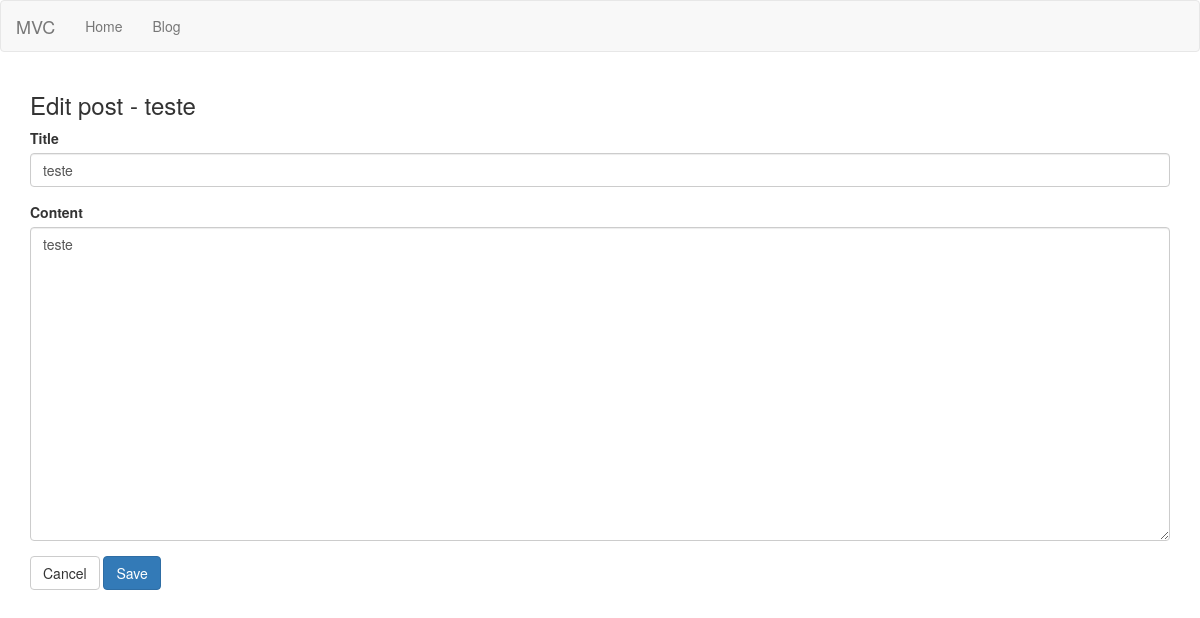
/posts/1/edit, run on an earlier commit of the app's database.
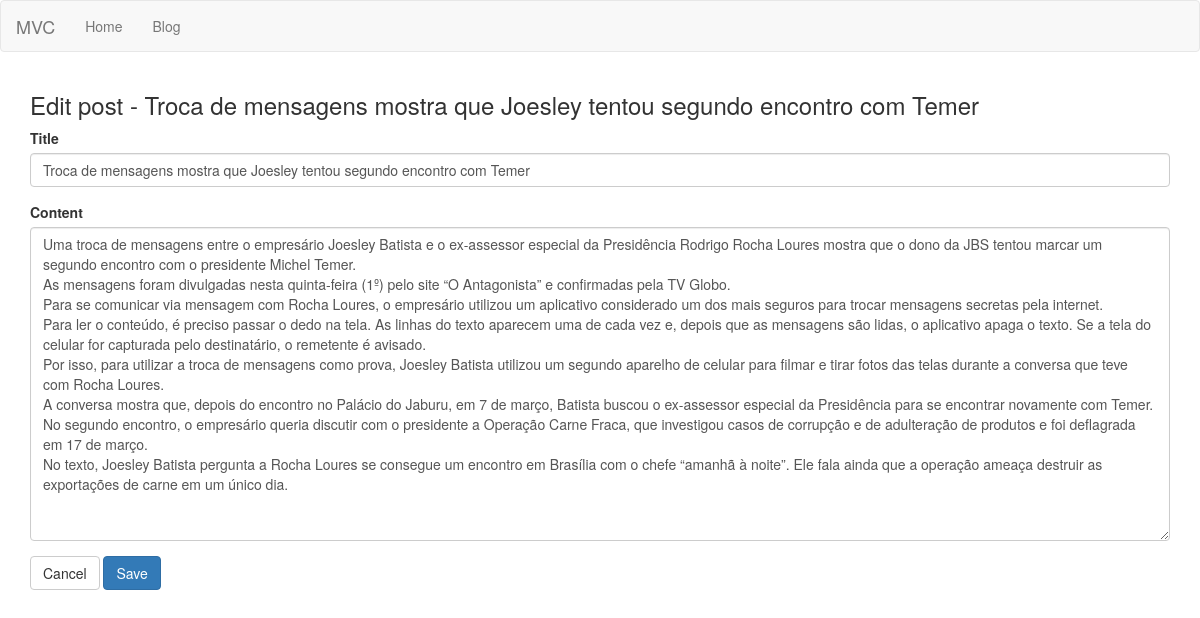
And on a later commit of the database.
### tables this page shows
CREATE TABLE posts (id INTEGER CONSTRAINT posts_index PRIMARY KEY ASC AUTOINCREMENT, title VARCHAR (255) NOT NULL, content TEXT NOT NULL);

### app/Controllers/PostsController.php (called while the page is built, shortened)
<?php
class PostsController extends BaseController
{
   private $post;
   public function __construct()
   {
      $this->post = Container::getModel("Post");
   }
   public function edit($id)
   {
      $this->view->post = $this->post->find($id);
      return $this->renderView('posts/edit', 'layout');
   }
}

### core/bootstrap.php (called while the page is built, shortened)
<?php
$routes = require_once __DIR__ . "/../app/routes.php";
$route = new \Core\Route($routes);

### public/index.php (called while the page is built, shortened)
<?php
require_once __DIR__ . "/../core/bootstrap.php";

### core/BaseModel.php (called while the page is built, shortened)
<?php
abstract class BaseModel
{
   private $pdo;
   protected $table;
   public function __construct(PDO $pdo)
   {
      $this->pdo = $pdo;
   }
   public function find($id)
   {
      $query = "SELECT * FROM {$this->table} WHERE id = :id";
      $stmt = $this->pdo->prepare($query);
      $stmt->bindValue(":id", $id);
      $stmt->execute();
      $result = $stmt->fetch();
      return $result;
   }
}

### core/Database.php (called while the page is built, shortened)
<?php
class Database
{
	public static function getDatabase()
   {
	   $conf = require_once __DIR__ . "/../app/database.php";
		if($conf['driver']=='sqlite'){
			$sqlite = __DIR__  . "/../storage/database/" . $conf['sqlite']['host'];
			$sqlite = "sqlite:".$sqlite;
			try{
				 $pdo = new PDO($sqlite);
				 $pdo->setAttribute(PDO::ATTR_ERRMODE,PDO::ERRMODE_EXCEPTION);
				 $pdo->setAttribute(PDO::ATTR_DEFAULT_FETCH_MODE,PDO::FETCH_OBJ);
				 return $pdo;
			}
			catch (PDOException $e){
				echo $e->getMessage();
			}
		} else if ($conf['driver']=='mysql'){
		     $host = $config['mysql']['host'];
			  $db_name = $config['mysql']['db_name'];
			  $username = $config['mysql']['db_username'];
			  $password = $config['mysql']['db_password'];
			  $charset = $conf['mysql']['charset'];
			  $collation = $conf['mysql']['collation'];
			try{
				$pdo = new PDO("mysql:host=$host;dbname=$db_name;charset=$charset", $username, $password);
				print_r ($pdo);
				$pdo->setAttribute(PDO::ATTR_ERRMODE,PDO::ERRMODE_EXCEPTION);
				$pdo->setAttribute(PDO::MYSQL_ATTR_INIT_COMMAND, "SET NAMES '$charset' COLLATE '$collation'");
				$pdo->setAttribute(PDO::ATTR_DEFAULT_FETCH_MODE,PDO::FETCH_OBJ);
				return $pdo;
			}
			catch (PDOException $e){
				echo $e->getMessage();
			}
		}
   }
}

### core/Container.php (called while the page is built, shortened)
<?php
class Container
{
   public static function getModel($model)
   {
      return new $model(Database::getDatabase());
   }
}

### app/Views/posts/edit.phtml (the view, shortened to what this page needs)
<div class="container">
   <h3 class="h3"><?php echo $this->getPageTitle(); ?></h3>
   <form action="/posts/<?php echo $this->view->post->id; ?>/update" method="post" accept-charset="utf-8">
      <div class="form-group <?php echo ($this->view->error['title']) ? 'has-error' : '' ?>">
         <label for="title" class="control-label">Title</label>
         <input type="text" name="title" class="form-control" value="<?php echo isset($this->view->input['title'])? $this->view->input['title'] : $this->view->post->title; ?>">
      </div>
       <div class="form-group <?php echo ($this->view->error['content']) ? 'has-error' : '' ?>">
         <label for="content" class="control-label">Content</label>
         <textarea name="content" class="form-control" rows="15"><?php echo isset($this->view->input['content']) ? $this->view->input['content'] : $this->view->post->content; ?></textarea>
      </div>
      <a href="/posts" class="btn btn-default">Cancel</a>
      <button type="submit" class="btn btn-primary">Save</button>
   </form>
</div>

What changed in the data, as far as the page shows it:
changed posts: title "teste" → "Troca de mensagens mostra que Joesley tentou segundo encontro com Temer"; content "teste" → "Uma troca de mensagens entre o empresário Joesley Batista e o ex-assessor especial da Presidência Rodrigo Rocha Loures mostra que o dono da JBS tentou marcar um segundo encontro com o presidente Michel Temer. As mensagens foram divulgadas nesta quinta-feira (1º) pelo site “O Antagonista” e confirmadas pela TV Globo. Para se comunicar via mensagem com Rocha Loures, o empresário utilizou um aplicativo considerado um dos mais seguros para trocar mensagens secretas pela internet. Para ler o conteúdo, é preciso passar o dedo na tela. As linhas do texto aparecem uma de cada vez e, depois que as mensagens são lidas, o aplicativo apaga o texto. Se a tela do celular for capturada pelo destinatário,…"
Also different on the page:
$this->getPageTitle(): "Edit post - teste" → "Edit post - Troca de mensagens mostra que Joesley tentou segundo encontro com Temer"
